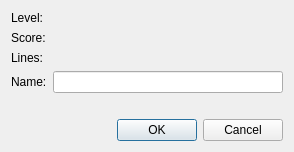
<?xml version="1.0" encoding="UTF-8"?>
<ui version="4.0">
 <class>HscEntryDialog</class>
 <widget class="QDialog" name="HscEntryDialog">
  <property name="geometry">
   <rect>
    <x>0</x>
    <y>0</y>
    <width>294</width>
    <height>152</height>
   </rect>
  </property>
  <property name="windowTitle">
   <string>Congratulations</string>
  </property>
  <layout class="QVBoxLayout" name="verticalLayout">
   <item>
    <layout class="QFormLayout" name="formLayout">
     <item row="0" column="0">
      <widget class="QLabel" name="label">
       <property name="text">
        <string>Level:</string>
       </property>
      </widget>
     </item>
     <item row="0" column="1">
      <widget class="QLabel" name="levelLabel">
       <property name="text">
        <string/>
       </property>
      </widget>
     </item>
     <item row="1" column="0">
      <widget class="QLabel" name="label_3">
       <property name="text">
        <string>Score:</string>
       </property>
      </widget>
     </item>
     <item row="1" column="1">
      <widget class="QLabel" name="scoreLabel">
       <property name="text">
        <string/>
       </property>
      </widget>
     </item>
     <item row="2" column="0">
      <widget class="QLabel" name="label_5">
       <property name="text">
        <string>Lines:</string>
       </property>
      </widget>
     </item>
     <item row="2" column="1">
      <widget class="QLabel" name="linesLabel">
       <property name="text">
        <string/>
       </property>
      </widget>
     </item>
     <item row="3" column="0">
      <widget class="QLabel" name="label_7">
       <property name="text">
        <string>Name:</string>
       </property>
      </widget>
     </item>
     <item row="3" column="1">
      <widget class="QLineEdit" name="nameEdit">
       <property name="sizePolicy">
        <sizepolicy hsizetype="Minimum" vsizetype="Fixed">
         <horstretch>0</horstretch>
         <verstretch>0</verstretch>
        </sizepolicy>
       </property>
      </widget>
     </item>
    </layout>
   </item>
   <item>
    <widget class="QDialogButtonBox" name="buttonBox">
     <property name="orientation">
      <enum>Qt::Horizontal</enum>
     </property>
     <property name="standardButtons">
      <set>QDialogButtonBox::Cancel|QDialogButtonBox::Ok</set>
     </property>
    </widget>
   </item>
  </layout>
 </widget>
 <resources/>
 <connections>
  <connection>
   <sender>buttonBox</sender>
   <signal>accepted()</signal>
   <receiver>HscEntryDialog</receiver>
   <slot>accept()</slot>
   <hints>
    <hint type="sourcelabel">
     <x>248</x>
     <y>254</y>
    </hint>
    <hint type="destinationlabel">
     <x>157</x>
     <y>274</y>
    </hint>
   </hints>
  </connection>
  <connection>
   <sender>buttonBox</sender>
   <signal>rejected()</signal>
   <receiver>HscEntryDialog</receiver>
   <slot>reject()</slot>
   <hints>
    <hint type="sourcelabel">
     <x>316</x>
     <y>260</y>
    </hint>
    <hint type="destinationlabel">
     <x>286</x>
     <y>274</y>
    </hint>
   </hints>
  </connection>
 </connections>
</ui>
